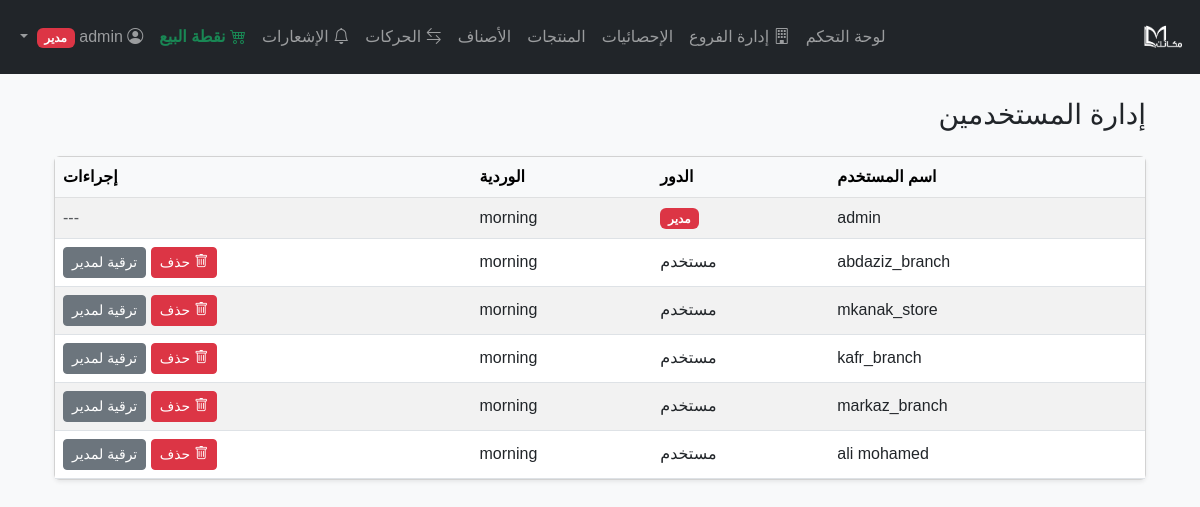
Page /admin/users (signed in) on the committed database.
### models/user.py (models this page shows, shortened)
class User(UserMixin, db.Model):
    __tablename__ = 'users'
    id = db.Column(db.Integer, primary_key=True)
    username = db.Column(db.String(64), unique=True, nullable=False)
    password_hash = db.Column(db.String(128), nullable=False)
    role = db.Column(db.String(20), nullable=False, default='user')  # admin, user, branch_manager, branch_employee
    shift = db.Column(db.String(10), nullable=True)  # morning or evening
    branch_id = db.Column(db.Integer, db.ForeignKey('branches.id'), nullable=True)  # الفرع المرتبط به
    full_name = db.Column(db.String(128), nullable=True)  # الاسم الكامل
    phone = db.Column(db.String(20), nullable=True)  # رقم الهاتف
    is_active = db.Column(db.Boolean, default=True)  # حالة الحساب
    created_at = db.Column(db.DateTime, default=db.func.current_timestamp())
    branch = db.relationship('Branch', backref='users')
    def is_admin(self):
        return self.role == 'admin'
    def is_branch_user(self):
        return self.role in ['branch_manager', 'branch_employee']

### routes/admin.py (the view)
@admin_bp.route('/users')
@login_required
@admin_required
def list_users():
    users = User.query.all()
    return render_template('admin/users.html', title='إدارة المستخدمين', users=users)

### routes/auth.py (called while the page is built)
def admin_required(f):
    @wraps(f)
    def decorated_function(*args, **kwargs):
        if not current_user.is_authenticated or not current_user.is_admin():
            flash('ليس لديك صلاحية الوصول لهذه الصفحة', 'danger')
            return redirect(url_for('dashboard'))
        return f(*args, **kwargs)
    return decorated_function

### templates/admin/users.html (shortened to what this page needs)
{% extends 'base.html' %}
{% block content %}
<div class="container" dir="rtl">
    <div class="d-flex justify-content-between align-items-center mb-4">
        <h3 class="mb-0">إدارة المستخدمين</h3>
    </div>
    <div class="card shadow-sm">
        <div class="card-body p-0">
            <table class="table table-striped text-end mb-0 align-middle">
                <thead class="table-light">
                    <tr>
                        <th>اسم المستخدم</th>
                        <th>الدور</th>
                        <th>الوردية</th>
                        <th>إجراءات</th>
                    </tr>
                </thead>
                <tbody>
                    {% for user in users %}
                    <tr>
                        <td>{{ user.username }}</td>
                        <td>{% if user.is_admin() %}<span class="badge bg-danger">مدير</span>{% else %}مستخدم{% endif %}</td>
                        <td>{{ user.shift or '-' }}</td>
                        <td>
                            {% if user.id != current_user.id %}
                            <form method="POST" action="{{ url_for('admin.delete_user', user_id=user.id) }}" style="display:inline-block" onsubmit="return confirm('هل أنت متأكد من حذف المستخدم؟');">
                                <button type="submit" class="btn btn-sm btn-danger"><i class="bi bi-trash"></i> حذف</button>
                            </form>
                            <form method="POST" action="{{ url_for('admin.toggle_role', user_id=user.id) }}" style="display:inline-block">
                                <button type="submit" class="btn btn-sm btn-secondary">
                                    {% if user.is_admin() %}تخفيض لمستخدم{% else %}ترقية لمدير{% endif %}
                                </button>
                            </form>
                            {% else %}
                            <span class="text-muted">---</span>
                            {% endif %}
                        </td>
                    </tr>
                    {% endfor %}
                </tbody>
            </table>
        </div>
    </div>
</div>
<link rel="stylesheet" href="https://cdn.jsdelivr.net/npm/bootstrap-icons@1.10.5/font/bootstrap-icons.css">
{% endblock %}

### templates/base.html (shortened to what this page needs)
<!DOCTYPE html>
<html lang="ar" dir="rtl">
<head>
    <link href="https://cdn.jsdelivr.net/npm/bootstrap@5.3.0/dist/css/bootstrap.rtl.min.css" rel="stylesheet">
</head>
<body>
<nav class="navbar navbar-expand-lg navbar-dark bg-dark mb-4">
    <div class="container-fluid">
        <a class="navbar-brand d-flex align-items-center" href="{{ url_for('dashboard') }}">
            <img src="/static/logo.png" alt="شعار النظام" style="height:48px;max-width:200px;object-fit:contain;vertical-align:middle;">
        </a>
        <div class="collapse navbar-collapse" id="navbarNav">
            <ul class="navbar-nav ms-auto">
                {% if current_user.is_authenticated %}
                    <li class="nav-item">
                        <a class="nav-link {% if request.endpoint == 'dashboard' %}active{% endif %}" href="{{ url_for('dashboard') }}">لوحة التحكم</a>
                    </li>
                    {% if current_user.is_admin() %}
                        <li class="nav-item">
                            <a class="nav-link {% if request.endpoint and request.endpoint.startswith('branches.') %}active{% endif %}" href="{{ url_for('branches.list_branches') }}">
                                <i class="bi bi-building"></i> إدارة الفروع
                            </a>
                        </li>
                        <li class="nav-item">
                            <a class="nav-link {% if request.endpoint and request.endpoint.startswith('stats.') %}active{% endif %}" href="{{ url_for('stats.stats_dashboard') }}">الإحصائيات</a>
                        </li>
                        <li class="nav-item">
                            <a class="nav-link {% if request.endpoint and request.endpoint.startswith('products.') %}active{% endif %}" href="{{ url_for('products.list_products') }}">المنتجات</a>
                        </li>
                        <li class="nav-item">
                            <a class="nav-link {% if request.endpoint and request.endpoint.startswith('categories.') %}active{% endif %}" href="{{ url_for('categories.list_categories') }}">الأصناف</a>
                        </li>
                        <li class="nav-item">
                            <a class="nav-link {{ 'active' if request.endpoint == 'movements.list_movements' }}" href="{{ url_for('movements.list_movements') }}">
                                <i class="bi bi-arrow-left-right"></i> الحركات
                            </a>
                        </li>
                    {% elif current_user.is_branch_user() %}
                        <li class="nav-item">
                            <a class="nav-link {% if request.endpoint and request.endpoint.startswith('branch_dashboard.') %}active{% endif %}" href="{{ url_for('branch_dashboard.dashboard') }}">
                                <i class="bi bi-building"></i> {{ current_user.get_branch_name() }}
                            </a>
                        </li>
                    {% endif %}
                    {% if current_user.is_admin() or current_user.is_branch_user() %}
                        <li class="nav-item position-relative">
                            <a class="nav-link {% if request.endpoint == 'branch_dashboard.notifications' %}active{% endif %}" href="{{ url_for('branch_dashboard.notifications') }}">
                                <i class="bi bi-bell"></i>
                                {% set unread_count = current_user.branch.received_notifications|selectattr('is_read', 'equalto', False)|list|length if current_user.is_branch_user() else 0 %}
                                {% if current_user.is_admin() %}
                                    {% set unread_count = unread_count + (notifications_count or 0) %}
                                {% endif %}
                                الإشعارات
                            </a>
                        </li>
                    {% endif %}
                    <li class="nav-item">
                        <a class="nav-link fw-bold text-success" href="{{ url_for('pos.pos_home') }}">
                            <i class="bi bi-cart4"></i> نقطة البيع
                        </a>
                    </li>
                    <li class="nav-item dropdown">
                        <a class="nav-link dropdown-toggle" href="#" id="userDropdown" role="button" data-bs-toggle="dropdown" aria-expanded="false">
                            <i class="bi bi-person-circle"></i> {{ current_user.username }}{% if current_user.is_admin() %} <span class="badge bg-danger">مدير</span>{% endif %}
                        </a>
                    </li>
                {% endif %}
            </ul>
        </div>
    </div>
</nav>
<div class="container">
    {% block content %}{% endblock %}
</div>
<link rel="stylesheet" href="https://cdn.jsdelivr.net/npm/bootstrap-icons@1.10.5/font/bootstrap-icons.css">
</body>
</html>

### templates/base.html (style rules this page uses)
body { font-family: 'Cairo', Tahoma, Arial, sans-serif; background: #f8f9fa; }

### rows in the picture
User: username "admin", role "مدير", shift "morning"
User: username "abdaziz_branch", role "مستخدم", shift "morning"
User: username "mkanak_store", role "مستخدم", shift "morning"
User: username "kafr_branch", role "مستخدم", shift "morning"
User: username "markaz_branch", role "مستخدم", shift "morning"
User: username "ali mohamed", role "مستخدم", shift "morning"
